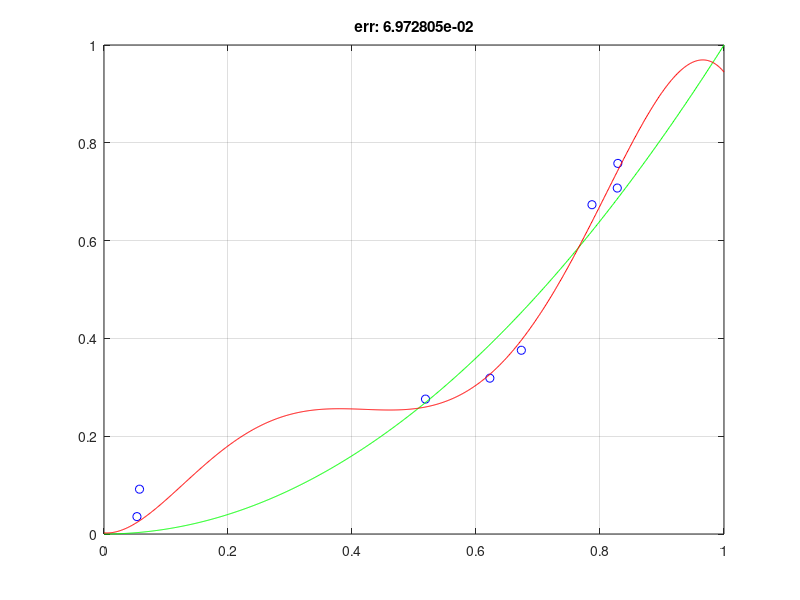

This figure's MATLAB source:
clear 
close all
clc
 
%% y = x^2, x \in [0,1]
m = 1000;
n = 10;
sigma = .05;
p = 5;
 
XT = linspace(0,1,m)';
YT = XT.^2;
 
X = rand(n,1);
Y = X.^2 + sigma*randn(n,1);
 
figure, grid on, box on, hold on
xlim([0,1])
ylim([0,1])
plot(X,Y,'ob')
plot(XT,YT,'g')
 
%%
lambda = 0;
A = [];
for i = 0:p
    A = [A, X.^i]; %#ok<AGROW>
end
c = (A'*A+lambda*eye(size(A'*A)))\(A'*Y);
A = [];
for i = 0:p
    A = [A, XT.^i]; %#ok<AGROW>
end
YP = A*c;
 
err = mean(abs(YP-YT));
 
plot(XT,YP,'r')
 
title(sprintf('err: %e',err))